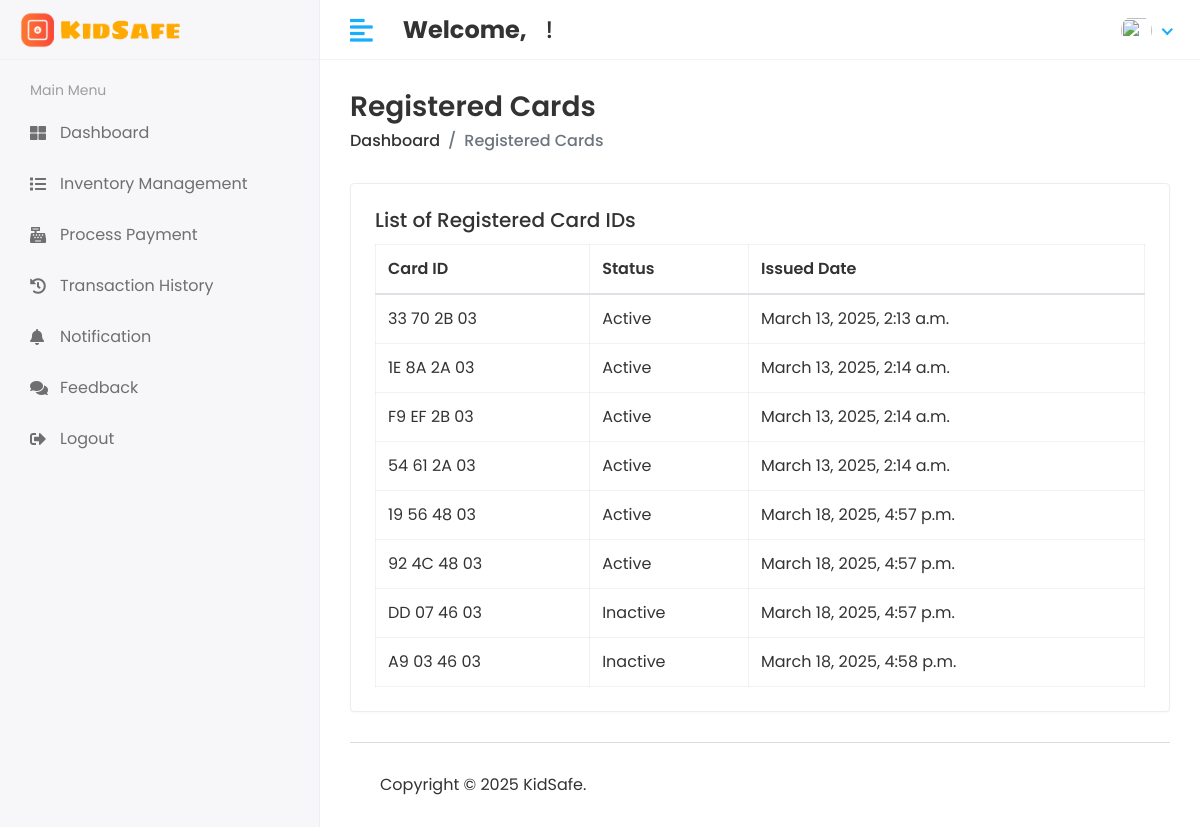
Screenshot of /administrator/registered-cards/ with the database file from the repository.
### kidsafe_app/models.py (models this page shows, shortened)
class Card(models.Model):
    card_id = models.CharField(max_length=100, unique=True)
    is_active = models.BooleanField(default=False)
    student = models.ForeignKey(Student, on_delete=models.SET_NULL, null=True, blank=True)
    issued_date = models.DateTimeField(auto_now_add=True)
    deactivated_date = models.DateTimeField(blank=True, null=True)
    deactivation_reason = models.TextField(blank=True, null=True)

### kidsafe_project/administrator_views.py (the view)
# urls.py: path('administrator/registered-cards/', administrator_views.view_registered_cards, name='view_registered_cards'),
def view_registered_cards(request):
    cards = Card.objects.all()  # Fetch all registered cards
    context = {
        'cards': cards,
    }
    return render(request, 'administrator/view_registered_cards.html', context)

### templates/administrator/view_registered_cards.html
{% extends 'base.html' %}
{% load static %}
{% block content %}
<div class="page-header">
    <div class="row align-items-center">
        <div class="col">
            <h3 class="page-title">Registered Cards</h3>
            <ul class="breadcrumb">
                <li class="breadcrumb-item"><a href="{% url 'admin_home' %}">Dashboard</a></li>
                <li class="breadcrumb-item active">Registered Cards</li>
            </ul>
        </div>
    </div>
</div>
<div class="row">
    <div class="col-sm-12">
        <div class="card">
            <div class="card-body">
                <h5 class="card-title">List of Registered Card IDs</h5>
                <table class="table table-bordered">
                    <thead>
                        <tr>
                            <th>Card ID</th>
                            <th>Status</th>
                            <th>Issued Date</th>
                        </tr>
                    </thead>
                    <tbody>
                        {% for card in cards %}
                        <tr>
                            <td>{{ card.card_id }}</td>
                            <td>{{ card.is_active|yesno:"Active,Inactive" }}</td>
                            <td>{{ card.issued_date }}</td>
                        </tr>
                        {% empty %}
                        <tr>
                            <td colspan="3" class="text-center">No cards registered.</td>
                        </tr>
                        {% endfor %}
                    </tbody>
                </table>
            </div>
        </div>
    </div>
</div>
{% endblock %}

### static/assets/css/style.css (style rules this page uses)
html { height: 100%; }
body { background-color: #fff; color: #333; font-family: 'Poppins', sans-serif; font-size: 1rem; height: 100%; line-height: 1.5; overflow-x: hidden; }
h1, h2, h3, h4, h5, h6 { font-family: 'Poppins', sans-serif; margin-top: 0; }
a { color: #009ce7; }
input, button, a { transition: all 0.4s ease; -moz-transition: all 0.4s ease; -o-transition: all 0.4s ease; -ms-transition: all 0.4s ease; -webkit-transition: all 0.4s ease; }
ul, ol { padding: 0px; list-style: none; }
.table { color: #333; max-width: 100%; margin-bottom: 0; width: 100%; }
.table thead tr th { font-weight: 600; }
.table tbody tr { border-bottom: 1px solid rgba(0, 0, 0, 0.05); }
.table-bordered { border: 1px solid rgba(0, 0, 0, 0.05) !important; }
.table-bordered th, .table-bordered td { border-color: rgba(0, 0, 0, 0.05); }
.card { border: 1px solid #ececf5; box-shadow: 0 1px 3px 0 rgba(0, 0, 0, 0.03); margin-bottom: 1.875rem; }
.card-body { padding: 1.5rem; }
.page-header { margin-bottom: 1.875rem; }
.page-header .breadcrumb { background-color: transparent; color: #6c757d; font-size: 1rem; font-weight: 500; margin-bottom: 0; padding: 0; }
.page-header .breadcrumb a { color: #333; }
.page-title { font-size: 28px; font-weight: 600; color: #333; margin-bottom: 5px; }

### rows the page displays
Card: card_id "33 70 2B 03", is_active "Active", issued_date "March 13, 2025, 2:13 a.m."
Card: card_id "1E 8A 2A 03", is_active "Active", issued_date "March 13, 2025, 2:14 a.m."
Card: card_id "F9 EF 2B 03", is_active "Active", issued_date "March 13, 2025, 2:14 a.m."
Card: card_id "54 61 2A 03", is_active "Active", issued_date "March 13, 2025, 2:14 a.m."
Card: card_id "19 56 48 03", is_active "Active", issued_date "March 18, 2025, 4:57 p.m."
Card: card_id "92 4C 48 03", is_active "Active", issued_date "March 18, 2025, 4:57 p.m."
Card: card_id "DD 07 46 03", is_active "Inactive", issued_date "March 18, 2025, 4:57 p.m."
Card: card_id "A9 03 46 03", is_active "Inactive", issued_date "March 18, 2025, 4:58 p.m."
